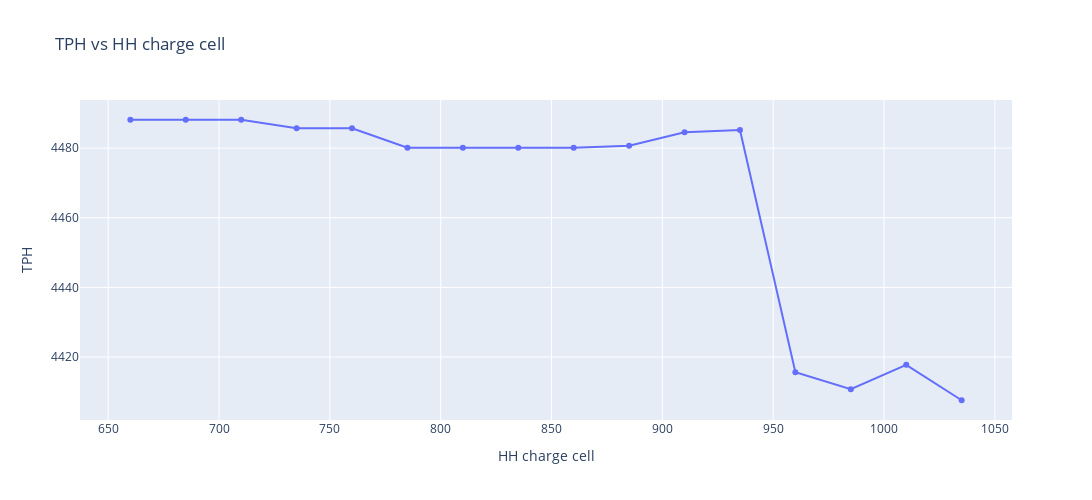

Notebook source saved alongside this figure:
### Code cell
optimum_recommendation(df,range_hh_cc)

### Figure 1 — Plotly figure (JSON) as saved in the notebook; plotly's stock layout.template omitted (floating-point values rounded to 4 significant figures)
{"data": [{"mode": "lines+markers", "name": "TPH", "type": "scatter", "x": [660, 685, 710, 735, 760, 785, 810, 835, 860, 885, 910, 935, 960, 985, 1010, 1035], "y": [4488.0, 4488.0, 4488.0, 4486.0, 4486.0, 4480.0, 4480.0, 4480.0, 4480.0, 4481.0, 4485.0, 4485.0, 4416.0, 4411.0, 4418.0, 4408.0]}], "layout": {"height": 500, "hovermode": "x unified", "title": {"text": "TPH vs HH charge cell"}, "width": 1200, "xaxis": {"title": {"text": "HH charge cell"}}, "yaxis": {"title": {"text": "TPH"}}}}
